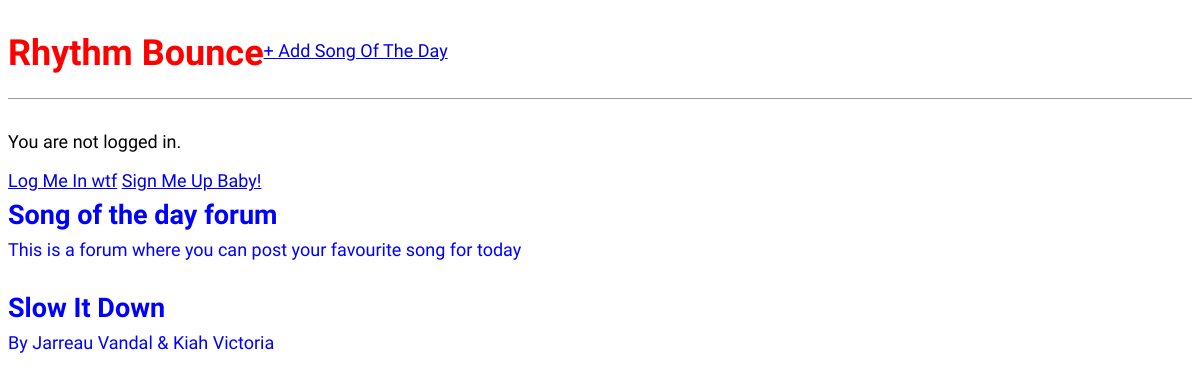
The app's page /, older data.
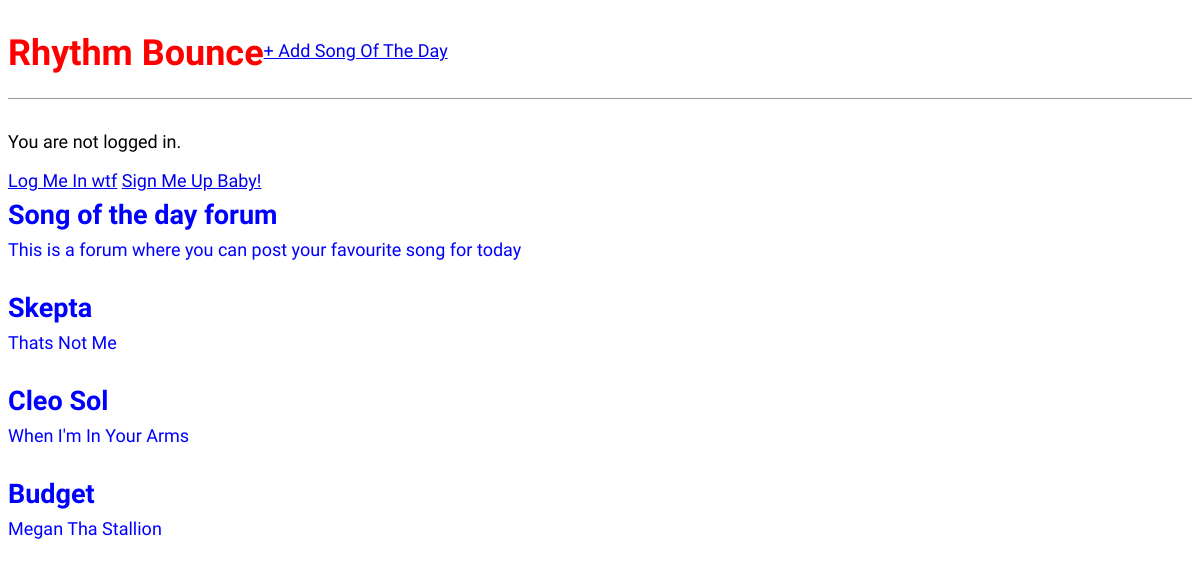
The same page, newer data.
### forum/models.py (models this page shows, shortened)
class Post(models.Model):
    title = models.CharField(max_length=200)
    author = models.ForeignKey(
        "auth.User",
        on_delete = models.CASCADE,
    )
    body = models.TextField()

### forum/views.py (the view)
# urls.py: path("", ForumListView.as_view(), name="home"),
class ForumListView(ListView):
    model = Post
    template_name = "home.html"

### templates/home.html
{% extends "base.html" %}
{% block content %}
{% for post in post_list %}
    <div class="post-entry">
        <h2>
            <a href="{% url 'post_detail' post.pk %}">{{ post.title }}</a>
        </h2>
        <p>{{ post.body }}</p>
    </div>
{% endfor %}
{% endblock content %}

Row changes from the older to the newer data that the page shows:
removed Post: title "Slow It Down", body "By Jarreau Vandal & Kiah Victoria"
added Post: title "Skepta", body "Thats Not Me"
added Post: title "Cleo Sol", body "When I'm In Your Arms"
added Post: title "Budget", body "Megan Tha Stallion"
